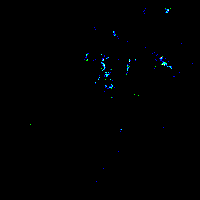
#> input picture _pyfibre/addons/shg_pl_trans/tests/fixtures/test-pyfibre-pl-Stack.tif, 200 x 200 px; its folder holds only this picture in this run
$ python -i extraction.py   (imports and definitions only)   (older library calls are emulated)
#> lines starting #> are read from the running program, lines starting #| are printed output that depends on the picture; after the words box and inside, x2 and y2 are one past the last pixel; in counts of white or black regions, pixels touching at a corner belong together
### pyfibre/model/tools/filters.py
import numpy as np

from scipy.ndimage.filters import gaussian_filter

from skimage.feature import structure_tensor
from skimage.filters import (
    threshold_li, threshold_isodata, threshold_mean,
    apply_hysteresis_threshold, sato)


# [7 lines left out: function gaussian, not called in this run]


def tubeness(image, sigma_max=3):
    """Wrapper around the scikit-image sato tubeness filter"""

    tube = sato(
        image,
        sigmas=range(1, sigma_max+1),
        black_ridges=False
    )

    return tube


def hysteresis(image, alpha=1.0):
    """Hystersis thresholding with low and high clipped values
    determined by the mean, li and isodata threshold"""

    low = np.min([
        alpha * threshold_mean(image), threshold_li(image)])
    high = threshold_isodata(image)

    threshold = apply_hysteresis_threshold(image, low, high)

    return threshold


# [132 lines left out: functions derivatives, form_nematic_tensor, form_structure_tensor, not called in this run]

### pyfibre/utilities.py
"""
ColECM: Collagen ExtraCellular Matrix Simulation
UTILITIES ROUTINE

Created by: Frank Longford
Created on: 01/11/2015

Last Modified: 12/04/2018
"""
from functools import wraps
import logging
import time
from stevedore import ExtensionManager

import numpy as np

logger = logging.getLogger(__name__)

SQRT3 = np.sqrt(3)

SQRT2 = np.sqrt(2)

SQRTPI = np.sqrt(np.pi)

IMAGE_MAX = 255.99999


class NoiseError(Exception):

    # [5 lines left out: function __init__, not called in this run]


class NotSupportedError(Exception):

    message = "Method not supported by class"


# [200 lines left out: functions logo, numpy_remove, unit_vector, label_set, nanmean, ring and 5 more, not called in this run]

### pyfibre/model/tools/extraction.py
import logging

import networkx as nx
import numpy as np

from scipy.ndimage import distance_transform_edt
from scipy.ndimage.filters import gaussian_filter

from skimage.morphology import remove_small_objects
from skimage.transform import rescale

from pyfibre.model.objects.fibre_network import FibreNetwork
from pyfibre.model.tools.filters import tubeness, hysteresis
from pyfibre.utilities import clear_border

from .network_extraction import (
    NetworkExtraction
)
from .fibre_utilities import (
    remove_redundant_nodes
)

logger = logging.getLogger(__name__)


def build_network(image, scale=1, alpha=0.5, sigma=0.5, nuc_thresh=2,
                  nuc_radius=11, lmp_thresh=0.15, angle_thresh=70,
                  r_thresh=8):
    """
    FIRE algorithm to extract fibre network

    Parameters
    ----------
    image:  array_like, (float); shape=(nx, ny)
        Image to perform FIRE upon
    sigma: float
        Gaussian standard deviation to filter distance image
    nuc_thresh: float
        Minimum distance pixel threshold to be classed as nucleation point
    nuc_radius: float
        Minimum pixel radii between nucleation points
    lmp_thresh: float
        Minimum distance pixel threshold to be classed as lmp point
    angle_thresh: float
        Maximum angular deviation of new lmp from fibre trajectory
    r_thresh: float
        Maximum length of edges between nodes

    Returns
    -------

    network: nx.Graph
        Networkx graph object representing fibre network

    """

    # Prepare input image to gain distance matrix of foreground
    # from background"

    image_scale = rescale(image, scale, multichannel=False,
                          mode='constant', anti_aliasing=None)
    sigma *= scale

    # Apply tubeness transform to enhance image fibres"
    image_TB = tubeness(image_scale)
    threshold = hysteresis(image_TB, alpha=alpha)
    cleaned = remove_small_objects(threshold, min_size=int(64*scale**2))
    distance = distance_transform_edt(cleaned)
    smoothed = gaussian_filter(distance, sigma=sigma)
    cleared = clear_border(smoothed)

    # Set distance thresholds for fibre iterator based on scale factor"
    nuc_thresh = np.min(
        [nuc_thresh * scale**2,
         1E-1 * scale**2 * cleared.max()])
    lmp_thresh = np.min(
        [lmp_thresh * scale**2,
         1E-1 * scale**2 * cleared[np.nonzero(cleared)].mean()])
    r_thresh = int(r_thresh * scale)
    nuc_radius = int(nuc_radius * scale)

    logger.debug(
        "Maximum distance = {}".format(cleared.max()))
    logger.debug(
        f"Mean distance = {cleared[np.nonzero(cleared)].mean()}")
    logger.debug(
        "Using thresholds:\n"
        " nuc = {} pix\n "
        "lmp = {} pix\n "
        "angle = {} deg\n "
        "edge = {} pix".format(
            nuc_thresh, lmp_thresh, angle_thresh, r_thresh))

    fibre_network = NetworkExtraction(
        nuc_thresh=nuc_thresh, lmp_thresh=lmp_thresh,
        angle_thresh=angle_thresh,
        r_thresh=r_thresh, nuc_radius=nuc_radius)
    network = fibre_network.create_network(cleared)

    # Rescale all node coordinates and edge radii
    for node in network.nodes():
        network.nodes[node]['xy'] = np.array(
            network.nodes[node]['xy'] // scale, dtype=int)

    for edge in network.edges():
        network.edges[edge]['r'] *= 1. / scale

    network = clean_network(network)

    return network


# [57 lines left out: functions clean_network, fibre_network_assignment, not called in this run]

>>> import cv2
>>> picture = cv2.imread('../../../_pyfibre/addons/shg_pl_trans/tests/fixtures/test-pyfibre-pl-Stack.tif', cv2.IMREAD_GRAYSCALE)
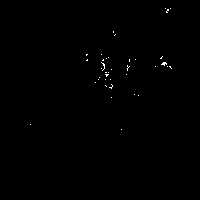
#> picture: shape (200, 200); values 0 (black) and 1 (white), 0.26% white in thin lines or dots, all inside (x1, y1, x2, y2) = (30, 8, 172, 130)
>>> result = build_network(picture)
#> in hysteresis, `low = np.min([ alpha * threshold_mean(image), threshold_li(image)])`: low = 4.81e-06
#> in hysteresis, `high = threshold_isodata(image)`: high = 0.000237
#> in hysteresis, `threshold = apply_hysteresis_threshold(image, low, high)`:
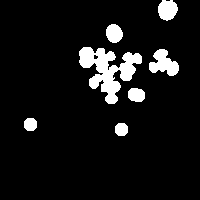
#> threshold: shape (200, 200) bool; 8% white; 7 white regions, largest, box (x1, y1, x2, y2) and area: (79, 47, 142, 104) 1649, (149, 49, 179, 76) 484, (158, 0, 178, 21) 321
#> in build_network, `distance = distance_transform_edt(cleaned)`:
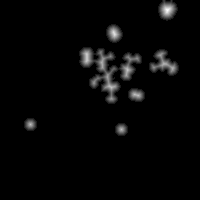
#> distance: shape (200, 200) float64; min 0, max 9.22, mean 0.235; drawn with min black and max white
#> in build_network, `nuc_thresh = np.min( [nuc_thresh * scale**2, 1E-1 * scale**2 * cleared..`: nuc_thresh = 0.9
#> in build_network, `lmp_thresh = np.min( [lmp_thresh * scale**2, 1E-1 * scale**2 * cleared..`: lmp_thresh = 0.15
#> (the run stopped early here; a loop or call above may not have finished)
